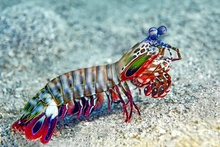
%> input picture portal 2 panel transition effect/test_image.jpg, 220 x 147 px, shrunk from 1024 x 682 before the run
$ octave rotating_panel_segments.m   (GNU Octave 9; MATLAB toolbox functions it lacks are replaced by stand-ins)
%> lines starting %> are read from the running program, lines starting %| are printed output that depends on the picture
format compact
clear
clc
%close all
clf reset


img_full = imread("test_image.jpg");
%> img_full is the input picture: size 147x220x3 uint8; mean R, G, B 152.2, 163.1, 161.9
img_full = flip(img_full);
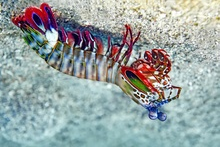
%> img_full: size 147x220x3 uint8; mean R, G, B 152.2, 163.1, 161.9; mean of the top-left, top-right, bottom-left and bottom-right quarters 132.6, 171.9, 169.1, 162.5
[img_x,img_z] = meshgrid(1:width(img_full), 1:height(img_full));
img_y = ones(height(img_x),width(img_x));

panel_cellwidth = 80; %pixels
panel_xedges = -panel_cellwidth/10 : panel_cellwidth : width(img_full) + panel_cellwidth;
%> panel_xedges = [-8 72 152 232]
panel_zedges = -panel_cellwidth/10 : panel_cellwidth : height(img_full) + panel_cellwidth;
%> panel_zedges = [-8 72 152]

for n=1:length(panel_zedges)-1
    for m=1:length(panel_xedges)-1
        panel_centercoords(n,m,:) = [mean([panel_zedges(n),panel_zedges(n+1)]), mean([panel_xedges(m),panel_xedges(m+1)])];
    end
end

x_lin = img_x(1,1:end);
%> x_lin = 220 values from 1 to 220
z_lin = img_z(1:end,1).';
%> z_lin = 147 values from 1 to 147


theta_desired = 20; %degrees
normal_vec = [0.05,0,1];

hold on
grid on
%find a specific panel set and draw it
for n=1:length(panel_zedges)-1
    for m=1:length(panel_xedges)-1

        %find bounding indexes for panel
        [~,ind_xlower] = min(abs(x_lin-panel_xedges(m)));
        [~,ind_xupper] = min(abs(x_lin-panel_xedges(m+1)));
        [~,ind_zlower] = min(abs(z_lin-panel_xedges(n)));
        [~,ind_zupper] = min(abs(z_lin-panel_xedges(n+1)));

        panel_x = img_x(ind_zlower:ind_zupper,ind_xlower:ind_xupper) - panel_centercoords(n,m,2);
        panel_y = ones(length(ind_zlower:ind_zupper), length(ind_xlower:ind_xupper));
        panel_z = img_z(ind_zlower:ind_zupper,ind_xlower:ind_xupper) - panel_centercoords(n,m,1);
        panel_img = img_full(ind_zlower:ind_zupper, ind_xlower:ind_xupper,:);

        % [7 lines of commented-out code are left out]
        drawnow()

        panel_x_rot=[];
        panel_y_rot=[];
        panel_z_rot=[];
        for ind_z = 1:height(panel_z)
            for ind_x = 1:width(panel_x)
                coord_vec = [panel_x(ind_z, ind_x), panel_y(ind_z, ind_x), panel_z(ind_z, ind_x)];
                coord_new = coord_vec*cosd(theta_desired) + cross(normal_vec, coord_vec)*sind(theta_desired) + normal_vec*dot(normal_vec, coord_vec)*(1 - cosd(theta_desired));

                panel_x_rot(ind_z, ind_x) = coord_new(1);
                panel_y_rot(ind_z, ind_x) = coord_new(2);
                panel_z_rot(ind_z, ind_x) = coord_new(3);
            end
        end
        panel_x_rot = panel_x_rot + panel_centercoords(n,m,2);
        panel_z_rot = panel_z_rot + panel_centercoords(n,m,1);
        warp(panel_x_rot, panel_y_rot, panel_z_rot, panel_img)

    end
end
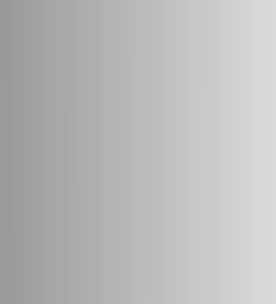
%> panel_x_rot: size 76x69 double (shown 4 times larger); min 153.9, max 218.1, mean 186
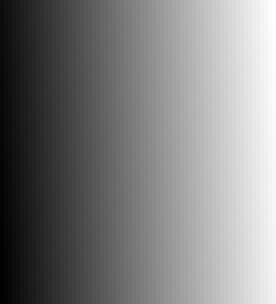
%> panel_y_rot: size 76x69 double (shown 4 times larger); min -13.34, max 11.2, mean -1.07; drawn with min black and max white
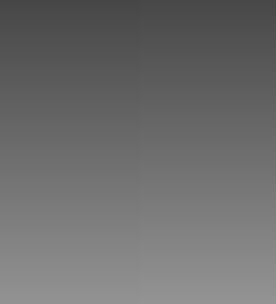
%> panel_z_rot: size 76x69 double (shown 4 times larger); min 71.9, max 147.1, mean 109.5


scatter(nan,nan)
hold on
grid on
%warp(img_x,img_y,img_z,img_full)
%warp(new_x,new_y,new_z,img_pixcut)
for n=1:length(panel_zedges)-1
    for m=1:length(panel_xedges)-1
        scatter3(panel_centercoords(n,m,2), 1, panel_centercoords(n,m,1), "k+")
    end
end
axis equal tight
%view(30,30)
view(0,0)
xlim([min(panel_xedges)-50,max(panel_xedges)+50])
zlim([min(panel_zedges)-50,max(panel_zedges)+50])
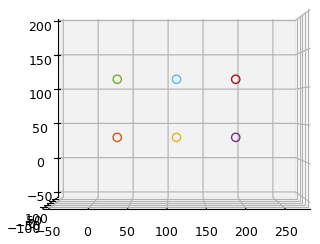
%> figure redrawn from the program's plot data

% xlim([-100,1e3])
% ylim([-0.5e3,0.5e3])
% zlim([-100,1e3])
